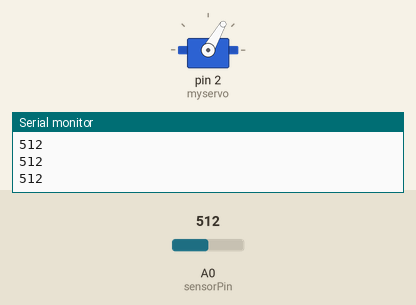
The sketch below on a simulated Arduino Uno, built with avr-gcc and run on an emulated ATmega328P. Shown: servo, the last lines printed to the serial monitor. The inputs (shaded band) are chosen by the test bench; at power-on: A0 (sensorPin) = 512.

Above: at 1.2 s.
1.3 s: A0 (sensorPin) set to 640
2.8 s: A0 (sensorPin) set to 661
At 3.6 s:
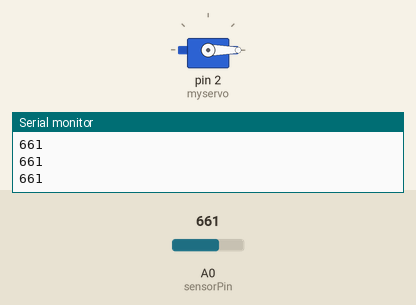
4.3 s: A0 (sensorPin) set to 511
At 4.8 s:
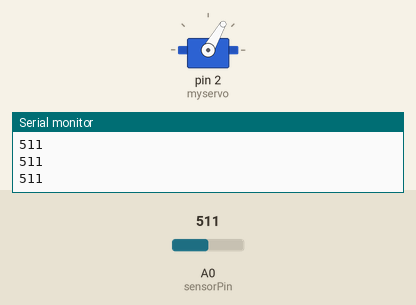
5.8 s: A0 (sensorPin) set to 660
At 6.9 s:
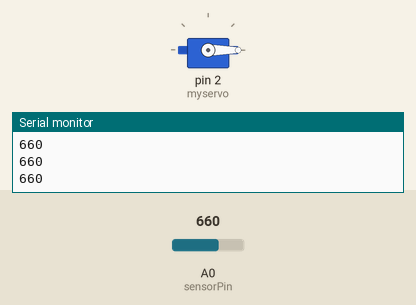
Timing chart, 0 to 8.3 s (numbered marks = the images above; inputs shaded):
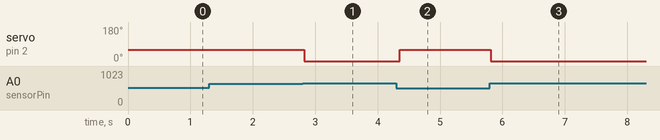

The sketch:

dinosaur_game_auto.ino
```cpp
#include <Servo.h>

Servo myservo;
int sensorPin = A0;
int sensorValue = 0;
int val;

void setup() {
  // Initialize the servo and serial communication
  myservo.attach(2);
  Serial.begin(9600);

  // Set the initial position of the servo
  myservo.write(60);
}

void loop() {
  // Read the sensor value
  sensorValue = analogRead(sensorPin);

  // Check if there is an obstacle (cactus)
  if (sensorValue > 650) {
    // obstacle detected (cactus)
    val = 0;
  }
  else {
    // no obstacle, move the servo to the default position
    val = 60;
    delay(50); // Add a small delay to stabilize the servo
  }

  // Debug: Print sensor value to the serial monitor
  Serial.println(sensorValue);

  // Set the servo position based on the obstacle detection
  myservo.write(val);
}
```

Measured:
- the behaviour switches between 650 and 651 on A0 (sensorPin) (found by bisection; images 0 and 1)
- after the input at 2.8 s, servo on pin 2 (myservo): 60° → 0° at once
- after the input at 4.3 s, servo on pin 2 (myservo): 0° → 60° after 0.05 s
- after the input at 5.8 s, servo on pin 2 (myservo): 60° → 0° at once
